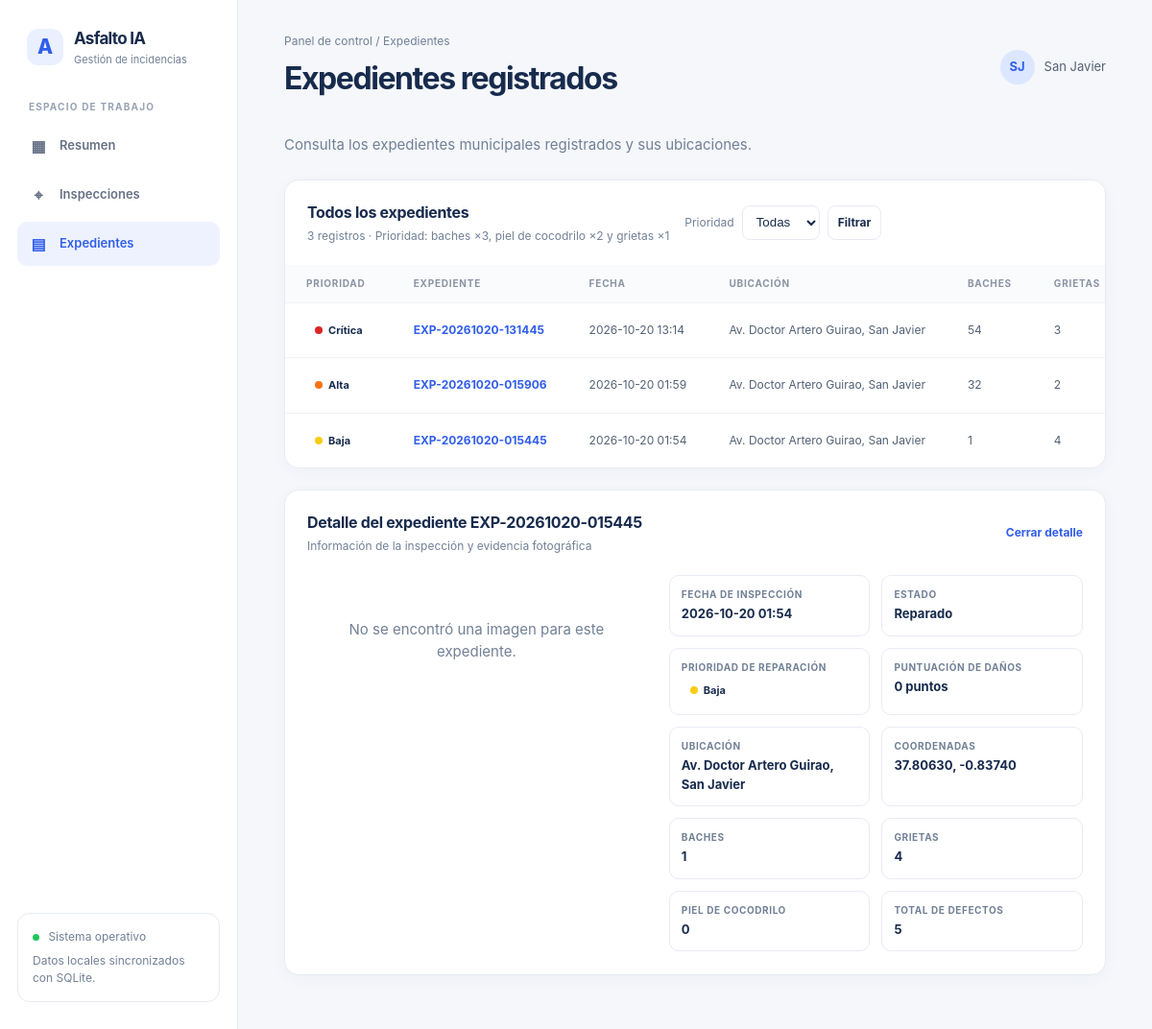
The app's page /?vista=expedientes&id=EXP-20261020-015445 with its own data.
### tables this page shows
CREATE TABLE expedientes (
            id TEXT PRIMARY KEY,
            fecha TEXT,
            ubicacion TEXT,
            lat REAL,
            lon REAL,
            baches INTEGER,
            grietas INTEGER,
            piel_cocodrilo INTEGER,
            total_defectos INTEGER,
            estado TEXT,
            imagen_path TEXT
        , imagen_original_path TEXT);

### app.py (the view, shortened to what this page needs)
@app.route("/")
def index():
    view = request.args.get("vista", "resumen")
    if view not in {"resumen", "inspecciones", "expedientes"}:
        view = "resumen"
    priority_filter = request.args.get("prioridad", "")
    if priority_filter not in PRIORITIES:
        priority_filter = ""
    selected_id = request.args.get("id", "")
    with sqlite3.connect(DB_PATH) as conn:
        conn.row_factory = sqlite3.Row
        summary = conn.execute(
            """
            SELECT
                COUNT(*) AS total,
                COALESCE(SUM(baches), 0) AS baches,
                COALESCE(SUM(grietas), 0) AS grietas,
                COALESCE(SUM(piel_cocodrilo), 0) AS piel_cocodrilo,
                COALESCE(SUM(CASE WHEN estado = 'Pendiente' THEN 1 ELSE 0 END), 0)
                    AS pendientes
            FROM expedientes
            """
        ).fetchone()
        incidencias = conn.execute(
            """
            SELECT id, fecha, ubicacion, total_defectos, estado
            FROM expedientes
            ORDER BY fecha DESC
            LIMIT 6
            """
        ).fetchall()
        expedientes = conn.execute(
            """
            SELECT id, fecha, ubicacion, lat, lon, baches, grietas,
                   piel_cocodrilo, total_defectos, estado, imagen_path,
                   imagen_original_path
            FROM expedientes
            """
        ).fetchall()
    records = []
    selected_expediente = None
    for expediente in expedientes:
        record = dict(expediente)
        record.update(get_priority(record))
        records.append(record)
        if record["id"] == selected_id:
            selected_expediente = record
    records.sort(key=lambda record: record["fecha"] or "", reverse=True)
    records.sort(key=lambda record: record["rank"])
    if priority_filter:
        records = [
            record
            for record in records
            if record["prioridad"] == priority_filter
        ]
    selected_image = None
    selected_image_is_original = False
    processed_image = None
    if view == "expedientes" and selected_expediente:
        original_path = selected_expediente["imagen_original_path"]
        has_original_image = bool(resolve_evidence_path(original_path))
        evidence_path = (
            original_path if has_original_image else selected_expediente["imagen_path"]
        )
        if resolve_evidence_path(evidence_path):
            selected_image = url_for(
                "expediente_image", expediente_id=selected_id, tipo="original"
            )
            selected_image_is_original = has_original_image
    map_points = [
        record
        for record in records
        if record["lat"] is not None and record["lon"] is not None
    ]
    return render_template(
        "index.html",
        view=view,
        summary=summary,
        incidencias=incidencias,
        expedientes=records,
        map_points=map_points,
        priority_filter=priority_filter,
        priorities=PRIORITIES,
        selected_expediente=selected_expediente,
        selected_image=selected_image,
        selected_image_is_original=selected_image_is_original,
        processed_image=processed_image,
    )

### app.py (called while the page is built)
def get_priority(expediente):
    if (expediente["estado"] or "").casefold() == "reparado":
        priority = "Baja"
        score = 0
    else:
        potholes = expediente["baches"] or 0
        cracks = expediente["grietas"] or 0
        alligator_cracks = expediente["piel_cocodrilo"] or 0
        score = potholes * 3 + alligator_cracks * 2 + cracks
        if score >= 100:
            priority = "Crítica"
        elif score >= 50:
            priority = "Alta"
        elif score >= 15:
            priority = "Media"
        else:
            priority = "Baja"
    return {
        "prioridad": priority,
        "priority_score": score,
        **PRIORITIES[priority],
    }

def resolve_evidence_path(stored_path):
    if not stored_path:
        return None
    path = Path(stored_path)
    if path.is_absolute():
        candidate = path
    elif path.parts and path.parts[0].casefold() == IMAGE_DIR.name.casefold():
        candidate = DB_PATH.parent / path
    else:
        candidate = IMAGE_DIR / path
    try:
        candidate = candidate.resolve()
        candidate.relative_to(IMAGE_DIR.resolve())
    except ValueError:
        return None
    return candidate if candidate.is_file() else None

### templates/index.html (shortened to what this page needs)
<!doctype html>
<html lang="es">
<head>
  <link rel="stylesheet" href="https://unpkg.com/leaflet@1.9.4/dist/leaflet.css">
  <link rel="stylesheet" href="https://unpkg.com/leaflet.markercluster@1.5.3/dist/MarkerCluster.css">
  <link rel="stylesheet" href="https://unpkg.com/leaflet.markercluster@1.5.3/dist/MarkerCluster.Default.css">
</head>
<body>
  <div class="layout">
    <aside class="sidebar">
      <div class="brand">
        <div class="brand-mark" aria-hidden="true">A</div>
        <div>
          <div class="brand-name">Asfalto IA</div>
          <div class="brand-subtitle">Gestión de incidencias</div>
        </div>
      </div>
      <div class="nav-label">Espacio de trabajo</div>
      <a class="nav-item{% if view == 'resumen' %} active{% endif %}" href="{{ url_for('index', vista='resumen') }}"{% if view == 'resumen' %} aria-current="page"{% endif %}><span class="nav-icon" aria-hidden="true">▦</span>Resumen</a>
      <a class="nav-item" href="{{ url_for('index', vista='inspecciones') }}"><span class="nav-icon" aria-hidden="true">⌖</span>Inspecciones</a>
      <a class="nav-item{% if view == 'expedientes' %} active{% endif %}" href="{{ url_for('index', vista='expedientes') }}"{% if view == 'expedientes' %} aria-current="page"{% endif %}><span class="nav-icon" aria-hidden="true">▤</span>Expedientes</a>
      <div class="sidebar-note">
        <span class="status-dot" aria-hidden="true"></span>
        Sistema operativo
        <div style="margin-top: 7px">Datos locales sincronizados con SQLite.</div>
      </div>
    </aside>
    <main>
      <header class="topbar">
        <div>
          <p class="eyebrow">Panel de control / {{ {"resumen": "Resumen", "inspecciones": "Inspecciones", "expedientes": "Expedientes"}[view] }}</p>
          <h1>{{ {"resumen": "Incidencias viarias", "inspecciones": "Inspecciones con IA", "expedientes": "Expedientes registrados"}[view] }}</h1>
        </div>
        <div class="user-chip"><div class="avatar" aria-hidden="true">SJ</div><span>San Javier</span></div>
      </header>
      {% if view == "resumen" %}
      <p class="welcome">Estado general de las inspecciones y daños registrados en la red viaria.</p>
      <section class="metrics" aria-label="Resumen de incidencias">
        <article class="card metric">
          <div class="metric-top"><span>Expedientes</span><span class="metric-icon" aria-hidden="true">▤</span></div>
          <strong class="metric-value">{{ summary.total }}</strong>
          <span class="metric-foot">Total registrados</span>
        </article>
        <article class="card metric">
          <div class="metric-top"><span>Pendientes</span><span class="metric-icon" aria-hidden="true">◷</span></div>
          <strong class="metric-value">{{ summary.pendientes }}</strong>
          <span class="metric-foot">Requieren seguimiento</span>
        </article>
        <article class="card metric">
          <div class="metric-top"><span>Baches detectados</span><span class="metric-icon" aria-hidden="true">⌁</span></div>
          <strong class="metric-value">{{ summary.baches }}</strong>
          <span class="metric-foot">Clasificación D40</span>
        </article>
        <article class="card metric">
          <div class="metric-top"><span>Otros defectos</span><span class="metric-icon" aria-hidden="true">⌖</span></div>
          <strong class="metric-value">{{ summary.grietas + summary.piel_cocodrilo }}</strong>
          <span class="metric-foot">Grietas y piel de cocodrilo</span>
        </article>
      </section>
      <section class="panel map-panel" aria-labelledby="map-heading">
        <div class="panel-heading">
          <div>
            <h2 id="map-heading">Mapa de expedientes</h2>
            <p class="panel-subtitle">Ubicación de las incidencias con coordenadas registradas</p>
            <div class="map-legend" aria-label="Leyenda de prioridad">
              {% for priority, style in priorities.items() %}
              <span class="priority-badge" style="--priority-color: {{ style.color }}"><span class="priority-dot" aria-hidden="true"></span>{{ priority }}</span>
              {% endfor %}
            </div>
          </div>
        </div>
        {% if map_points %}
        <div id="incident-map" role="application" aria-label="Mapa interactivo de expedientes"></div>
        {% else %}
        <div class="empty">
          <div class="empty-icon" aria-hidden="true">⌖</div>
          <strong>No hay expedientes con coordenadas</strong>
          <div>Cuando se registren ubicaciones, aparecerán en el mapa.</div>
        </div>
        {% endif %}
      </section>
      <section class="panel" aria-labelledby="recent-heading">
        <div class="panel-heading">
          <div>
            <h2 id="recent-heading">Expedientes recientes</h2>
            <p class="panel-subtitle">Últimas incidencias guardadas en el sistema</p>
          </div>
        </div>
        {% if incidencias %}
        <div class="table-wrap">
          <table>
            <thead>
              <tr><th>Expediente</th><th>Fecha</th><th>Ubicación</th><th>Defectos</th><th>Estado</th></tr>
            </thead>
            <tbody>
              {% for incidencia in incidencias %}
              <tr>
                <td><a class="table-link" href="{{ url_for('index', vista='expedientes', id=incidencia.id) }}">{{ incidencia.id }}</a></td>
                <td>{{ incidencia.fecha or "—" }}</td>
                <td>{{ incidencia.ubicacion or "Ubicación no especificada" }}</td>
                <td>{{ incidencia.total_defectos or 0 }}</td>
                <td><span class="badge{% if incidencia.estado == 'Reparado' %} done{% endif %}">{{ incidencia.estado or "Pendiente" }}</span></td>
              </tr>
              {% endfor %}
            </tbody>
          </table>
        </div>
        {% else %}
        <div class="empty">
          <div class="empty-icon" aria-hidden="true">⌖</div>
          <strong>Aún no hay expedientes</strong>
          <div>Cuando se registren nuevas inspecciones, aparecerán aquí.</div>
        </div>
        {% endif %}
      </section>
      {% else %}
      <p class="welcome">Consulta los expedientes municipales registrados y sus ubicaciones.</p>
      <section class="panel" aria-labelledby="records-heading">
        <div class="panel-heading">
          <div class="records-toolbar">
          <div>
            <h2 id="records-heading">Todos los expedientes</h2>
            <p class="panel-subtitle">{{ expedientes|length }} registros · Prioridad: baches ×3, piel de cocodrilo ×2 y grietas ×1</p>
          </div>
          <form class="priority-filter" method="get" action="{{ url_for('index') }}">
            <label for="priority-filter">Prioridad</label>
            <select id="priority-filter" name="prioridad">
              <option value="">Todas</option>
            </select>
            <button type="submit">Filtrar</button>
          </form>
          </div>
        </div>
        {% if expedientes %}
        <div class="table-wrap">
          <table>
            <thead>
              <tr><th>Prioridad</th><th>Expediente</th><th>Fecha</th><th>Ubicación</th><th>Baches</th><th>Grietas</th><th>Piel de cocodrilo</th><th>Total</th><th>Estado</th></tr>
            </thead>
            <tbody>
              {% for incidencia in expedientes %}
              <tr>
                <td><span class="priority-badge" style="--priority-color: {{ incidencia.color }}"><span class="priority-dot" aria-hidden="true"></span>{{ incidencia.prioridad }}</span></td>
                <td><a class="table-link" href="{{ url_for('index', vista='expedientes', id=incidencia.id, prioridad=priority_filter or none) }}">{{ incidencia.id }}</a></td>
                <td>{{ incidencia.fecha or "—" }}</td>
                <td>{{ incidencia.ubicacion or "Ubicación no especificada" }}</td>
                <td>{{ incidencia.baches or 0 }}</td>
                <td>{{ incidencia.grietas or 0 }}</td>
              </tr>
              {% endfor %}
            </tbody>
          </table>
        </div>
        {% else %}
        <div class="empty">Aún no hay expedientes guardados.</div>
        {% endif %}
      </section>
      {% if selected_expediente %}
      <section class="panel detail-panel" aria-labelledby="detail-heading">
        <div class="panel-heading">
          <div>
            <h2 id="detail-heading">Detalle del expediente {{ selected_expediente.id }}</h2>
            <p class="panel-subtitle">Información de la inspección y evidencia fotográfica</p>
          </div>
          <a class="detail-close" href="{{ url_for('index', vista='expedientes', prioridad=priority_filter or none) }}">Cerrar detalle</a>
        </div>
        <div class="detail-content">
          <div>
            {% if selected_image %}
            <img class="evidence-image" src="{{ selected_image }}" alt="Fotografía del expediente {{ selected_expediente.id }}">
            <p class="image-caption">{% if selected_image_is_original %}Fotografía original enviada para el análisis{% else %}Evidencia fotográfica guardada con el expediente{% endif %}</p>
            {% else %}
            <div class="empty">No se encontró una imagen para este expediente.</div>
            {% endif %}
          </div>
          <dl class="detail-grid">
            <div class="detail-item"><dt>Fecha de inspección</dt><dd>{{ selected_expediente.fecha or "—" }}</dd></div>
            <div class="detail-item"><dt>Estado</dt><dd>{{ selected_expediente.estado or "Pendiente" }}</dd></div>
            <div class="detail-item"><dt>Prioridad de reparación</dt><dd><span class="priority-badge" style="--priority-color: {{ selected_expediente.color }}"><span class="priority-dot" aria-hidden="true"></span>{{ selected_expediente.prioridad }}</span></dd></div>
            <div class="detail-item"><dt>Puntuación de daños</dt><dd>{{ selected_expediente.priority_score }} puntos</dd></div>
            <div class="detail-item"><dt>Ubicación</dt><dd>{{ selected_expediente.ubicacion or "No especificada" }}</dd></div>
            <div class="detail-item"><dt>Coordenadas</dt><dd>{% if selected_expediente.lat is not none and selected_expediente.lon is not none %}{{ "%.5f"|format(selected_expediente.lat) }}, {{ "%.5f"|format(selected_expediente.lon) }}{% else %}No registradas{% endif %}</dd></div>
            <div class="detail-item"><dt>Baches</dt><dd>{{ selected_expediente.baches or 0 }}</dd></div>
            <div class="detail-item"><dt>Grietas</dt><dd>{{ selected_expediente.grietas or 0 }}</dd></div>
            <div class="detail-item"><dt>Piel de cocodrilo</dt><dd>{{ selected_expediente.piel_cocodrilo or 0 }}</dd></div>
            <div class="detail-item"><dt>Total de defectos</dt><dd>{{ selected_expediente.total_defectos or 0 }}</dd></div>
          </dl>
        </div>
      </section>
      {% endif %}
      {% endif %}
    </main>
  </div>
</body>
</html>

### records on screen
expedientes: prioridad "Crítica", id "EXP-20261020-131445", fecha "2026-10-20 13:14", ubicacion "Av. Doctor Artero Guirao, San Javier", baches "54", grietas "3"
expedientes: prioridad "Alta", id "EXP-20261020-015906", fecha "2026-10-20 01:59", ubicacion "Av. Doctor Artero Guirao, San Javier", baches "32", grietas "2"
expedientes: prioridad "Baja", id "EXP-20261020-015445", fecha "2026-10-20 01:54", ubicacion "Av. Doctor Artero Guirao, San Javier", baches "1", grietas "4", estado "Reparado", lat "37.80630", lon "-0.83740", piel_cocodrilo "0", total_defectos "5"

### other values on screen
{{ expedientes|length }} "3"
{{ selected_expediente.prioridad }} "Baja"
{{ selected_expediente.priority_score }} "0"
